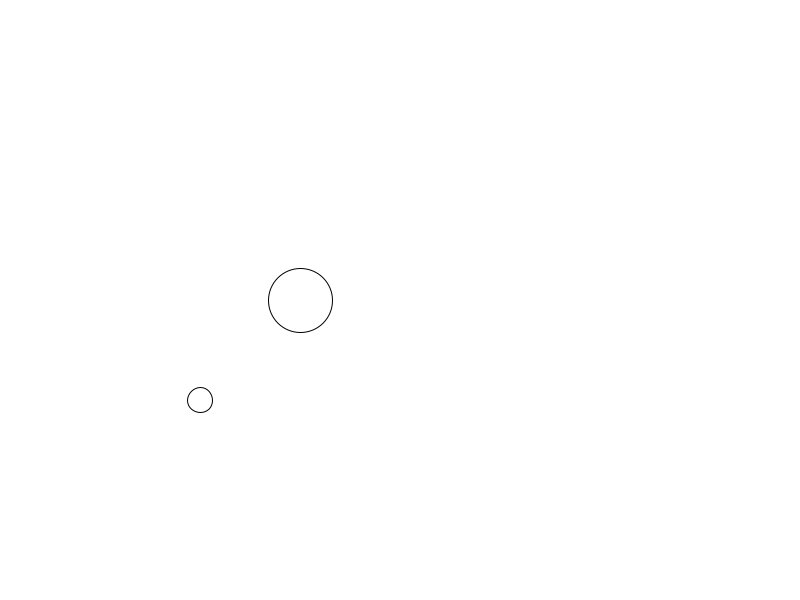
Frame 1 (no input)
Frame 60 (the mouse pressed at the canvas centre just before this capture): identical to frame 1, image omitted
Frame 120 (the mouse held since frame 60 and released just before this capture): identical to frame 1, image omitted

The Processing sketch that drew this single still picture (run headless with seeded random() and noise(); from frame 60 on, the mouse is pressed at the canvas centre):

// Processing sketch: tutorial1
// ── tutorial1.pde
class pelota{
 int tamanyo,x,y;
 pelota(int a, int b){
  tamanyo=(int)random(100);
  x=a;
  y=b;
 }

  void dibujaPelota(){
   ellipse(x,y,tamanyo,tamanyo); 
  }
}
pelota Pelota1,Pelota2;
void setup(){
 size(800,600); 
 Pelota1=new pelota(300,300);
 Pelota2=new pelota(200,400);
}
void draw(){
 background(255,255,255);

 Pelota1.dibujaPelota();

 Pelota2.dibujaPelota();
 
}
